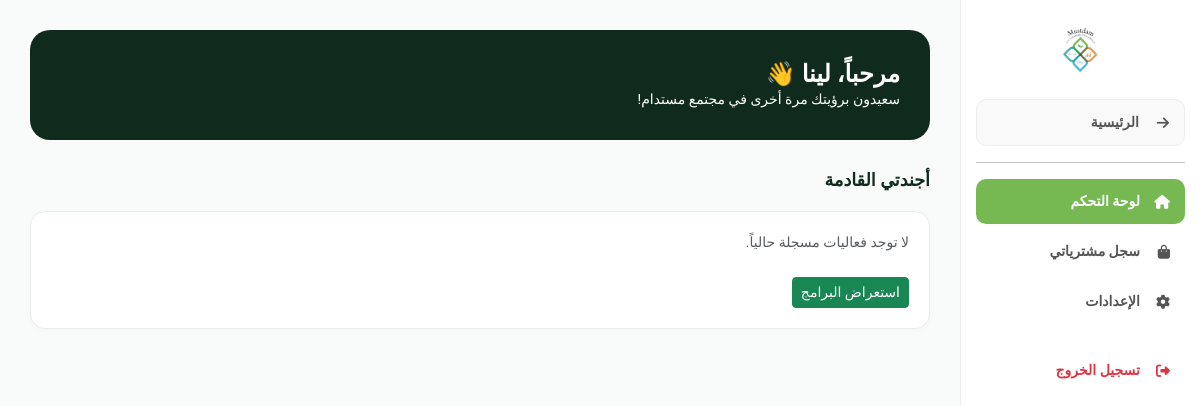
The page /profile (signed in) on the database as committed earlier.
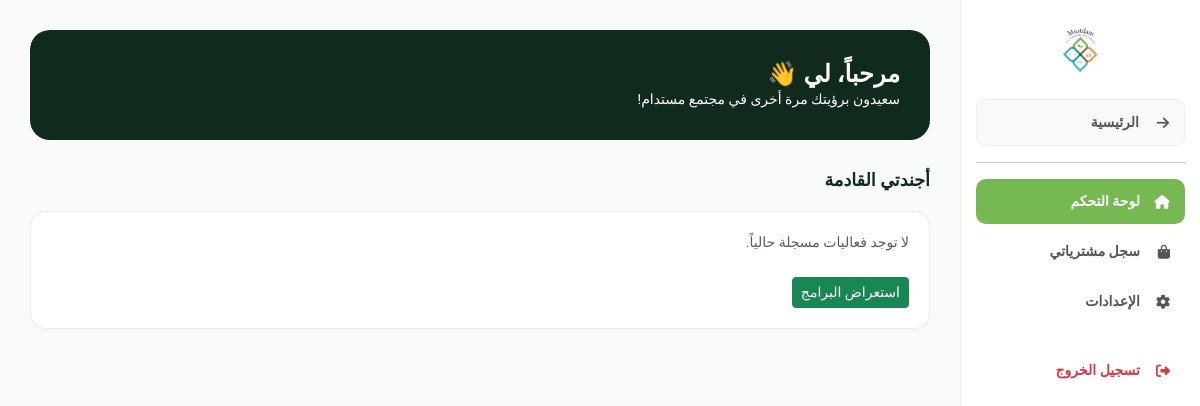
The same page on the database as committed later.
### tables this page shows
CREATE TABLE users (
        id INTEGER PRIMARY KEY AUTOINCREMENT,
        full_name TEXT NOT NULL,
        email TEXT NOT NULL UNIQUE,
        phone TEXT,
        city TEXT,
        password TEXT NOT NULL
    );

### app.py (the view)
@app.route('/profile')
def profile():
    if 'user_id' not in session: return redirect(url_for('login'))
    user_id = session['user_id']
    conn = get_db_connection()
    cursor = conn.cursor()
    user_info = cursor.execute("SELECT * FROM users WHERE id=?", (user_id,)).fetchone()
    orders = cursor.execute("SELECT product_name, amount, order_date, status FROM orders WHERE user_id=?", (user_id,)).fetchall()
    agenda = cursor.execute('''SELECT e.title, e.date_time, e.location
                              FROM events e
                              JOIN event_registrations r ON e.id = r.event_id
                              WHERE r.user_id=?''', (user_id,)).fetchall()
    conn.close()
    return render_template('profile.html', user=user_info, orders=orders, agenda=agenda)

### app.py (called while the page is built)
def get_db_connection():
    conn = sqlite3.connect(DB_PATH)
    conn.row_factory = sqlite3.Row
    return conn

### templates/profile.html (shortened to what this page needs)
<!DOCTYPE html>
<html lang="ar" dir="rtl">
<head>
    <link href="https://cdn.jsdelivr.net/npm/bootstrap@5.3.0/dist/css/bootstrap.min.css" rel="stylesheet">
    <link rel="stylesheet" href="https://cdnjs.cloudflare.com/ajax/libs/font-awesome/6.4.0/css/all.min.css">
</head>
<body>
    <div class="sidebar" id="sidebar">
        <div class="text-center mb-4">
            <img src="/static/logo1.png" alt="Logo" style="height: 50px;" onerror="this.src='https://via.placeholder.com/50'">
        </div>
        <nav>
            <a href="/" class="nav-link-custom mb-3" style="border: 1px solid #eee; background-color: #f9f9f9;">
                <i class="fas fa-arrow-right"></i> الرئيسية
            </a>
            <hr>
            <div id="btn-home" class="nav-link-custom active" onclick="showSection('home', this)"><i class="fas fa-home"></i> لوحة التحكم</div>
            <div id="btn-orders" class="nav-link-custom" onclick="showSection('orders', this)"><i class="fas fa-shopping-bag"></i> سجل مشترياتي</div>
            <div id="btn-settings" class="nav-link-custom" onclick="showSection('settings', this)"><i class="fas fa-cog"></i> الإعدادات</div>
            <a href="/logout" class="nav-link-custom text-danger mt-4"><i class="fas fa-sign-out-alt"></i> تسجيل الخروج</a>
        </nav>
    </div>
    <div class="main-content">
        <div class="welcome-card">
            <div>
                <h2>مرحباً، {{ user[1] }} 👋</h2>
                <p class="mb-0">سعيدون برؤيتك مرة أخرى في مجتمع مستدام!</p>
            </div>
        </div>
        <div id="home" class="content-section active">
            <h4 class="section-title">أجندتي القادمة</h4>
            <div class="card-custom">
                <p class="text-muted">لا توجد فعاليات مسجلة حالياً.</p>
                <a href="/programs" class="btn btn-success btn-sm mt-2">استعراض البرامج</a>
            </div>
        </div>
    </div>
</body>
</html>

### templates/profile.html (style rules this page uses)
:root { --primary-green: #76b852; --dark-forest: #102a1d; --card-bg: #1a3a2a; --soft-bg: hsl(150, 17%, 98%); --sidebar-width: 240px; }
body { font-family: 'Almarai', sans-serif; background-color: var(--soft-bg); margin: 0; font-size: 14px; overflow-x: hidden; }
.sidebar { width: var(--sidebar-width); background: white; height: 100vh; position: fixed; right: 0; padding: 25px 15px; border-left: 1px solid #eee; z-index: 1050; transition: 0.3s; }
.nav-link-custom { display: flex; align-items: center; color: #555; text-decoration: none; padding: 12px 15px; border-radius: 10px; font-weight: 700; margin-bottom: 5px; cursor: pointer; transition: 0.3s; }
.nav-link-custom:hover, .nav-link-custom.active { background-color: var(--primary-green); color: white; text-decoration: none; }
.nav-link-custom i { margin-left: 10px; width: 20px; }
.main-content { margin-right: var(--sidebar-width); padding: 30px; transition: 0.3s; }
.welcome-card { background: var(--dark-forest); padding: 30px; border-radius: 20px; margin-bottom: 30px; display: flex; justify-content: space-between; align-items: center; color: white; flex-wrap: wrap; gap: 15px; }
.welcome-card h2 { font-size: 1.5rem; font-weight: 800; color: #fff !important; margin: 0; }
.content-section { display: none; animation: fadeIn 0.4s ease; }
.content-section.active { display: block; }
.card-custom { background: white; border-radius: 15px; padding: 20px; border: 1px solid #ececec; box-shadow: 0 2px 10px rgba(0,0,0,0.02); }
.section-title { font-weight: 800; color: var(--dark-forest); margin-bottom: 20px; font-size: 1.1rem; }

Rows that differ between the two databases and show on the page:
changed users: full_name "لينا" → "لي"
